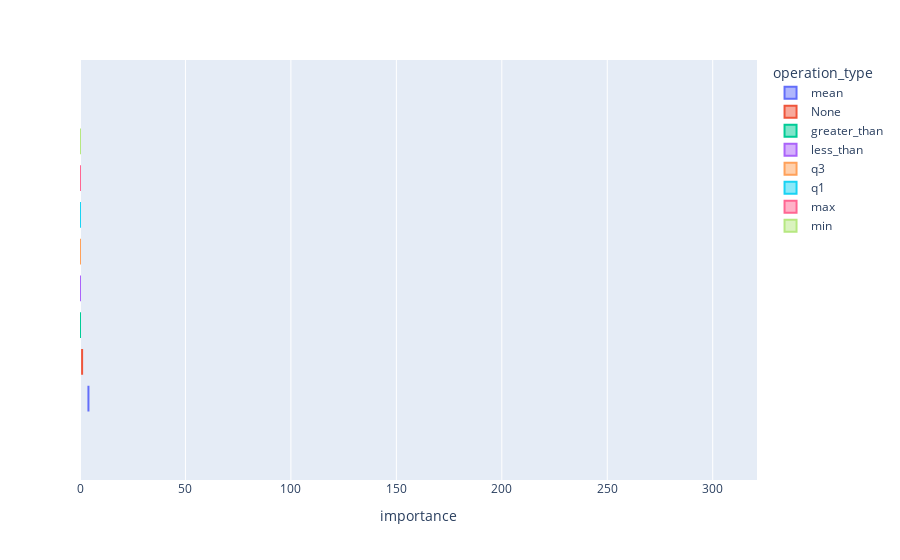

Notebook code for this chart:
### Code cell
px.box(
    word_features,
    x="importance",
    color="operation_type",
    range_x=(df.importance.min(), df.importance.max()),
)

### Figure 1 — Plotly figure (JSON) as saved in the notebook; plotly's stock layout.template omitted (floating-point values rounded to 4 significant figures)
{"data": [{"alignmentgroup": "True", "hovertemplate": "operation_type=mean<br>importance=%{x}<extra></extra>", "legendgroup": "mean", "marker": {"color": "#636efa"}, "name": "mean", "notched": false, "offsetgroup": "mean", "orientation": "h", "showlegend": true, "type": "box", "x": [4], "x0": " ", "xaxis": "x", "y0": " ", "yaxis": "y"}, {"alignmentgroup": "True", "hovertemplate": "operation_type=None<br>importance=%{x}<extra></extra>", "legendgroup": "None", "marker": {"color": "#EF553B"}, "name": "None", "notched": false, "offsetgroup": "None", "orientation": "h", "showlegend": true, "type": "box", "x": [1], "x0": " ", "xaxis": "x", "y0": " ", "yaxis": "y"}, {"alignmentgroup": "True", "hovertemplate": "operation_type=greater_than<br>importance=%{x}<extra></extra>", "legendgroup": "greater_than", "marker": {"color": "#00cc96"}, "name": "greater_than", "notched": false, "offsetgroup": "greater_than", "orientation": "h", "showlegend": true, "type": "box", "x": [0, 0, 0, 0, 0, 0, 0, 0, 0, 0, 0, 0, 0], "x0": " ", "xaxis": "x", "y0": " ", "yaxis": "y"}, {"alignmentgroup": "True", "hovertemplate": "operation_type=less_than<br>importance=%{x}<extra></extra>", "legendgroup": "less_than", "marker": {"color": "#ab63fa"}, "name": "less_than", "notched": false, "offsetgroup": "less_than", "orientation": "h", "showlegend": true, "type": "box", "x": [0, 0, 0, 0, 0, 0, 0, 0, 0, 0, 0, 0, 0], "x0": " ", "xaxis": "x", "y0": " ", "yaxis": "y"}, {"alignmentgroup": "True", "hovertemplate": "operation_type=q3<br>importance=%{x}<extra></extra>", "legendgroup": "q3", "marker": {"color": "#FFA15A"}, "name": "q3", "notched": false, "offsetgroup": "q3", "orientation": "h", "showlegend": true, "type": "box", "x": [0], "x0": " ", "xaxis": "x", "y0": " ", "yaxis": "y"}, {"alignmentgroup": "True", "hovertemplate": "operation_type=q1<br>importance=%{x}<extra></extra>", "legendgroup": "q1", "marker": {"color": "#19d3f3"}, "name": "q1", "notched": false, "offsetgroup": "q1", "orientation": "h", "showlegend": true, "type": "box", "x": [0], "x0": " ", "xaxis": "x", "y0": " ", "yaxis": "y"}, {"alignmentgroup": "True", "hovertemplate": "operation_type=max<br>importance=%{x}<extra></extra>", "legendgroup": "max", "marker": {"color": "#FF6692"}, "name": "max", "notched": false, "offsetgroup": "max", "orientation": "h", "showlegend": true, "type": "box", "x": [0], "x0": " ", "xaxis": "x", "y0": " ", "yaxis": "y"}, {"alignmentgroup": "True", "hovertemplate": "operation_type=min<br>importance=%{x}<extra></extra>", "legendgroup": "min", "marker": {"color": "#B6E880"}, "name": "min", "notched": false, "offsetgroup": "min", "orientation": "h", "showlegend": true, "type": "box", "x": [0], "x0": " ", "xaxis": "x", "y0": " ", "yaxis": "y"}], "layout": {"boxmode": "group", "legend": {"title": {"text": "operation_type"}, "tracegroupgap": 0}, "margin": {"t": 60}, "xaxis": {"anchor": "y", "domain": [0, 1], "range": [0, 321], "title": {"text": "importance"}}, "yaxis": {"anchor": "x", "domain": [0, 1]}}}
